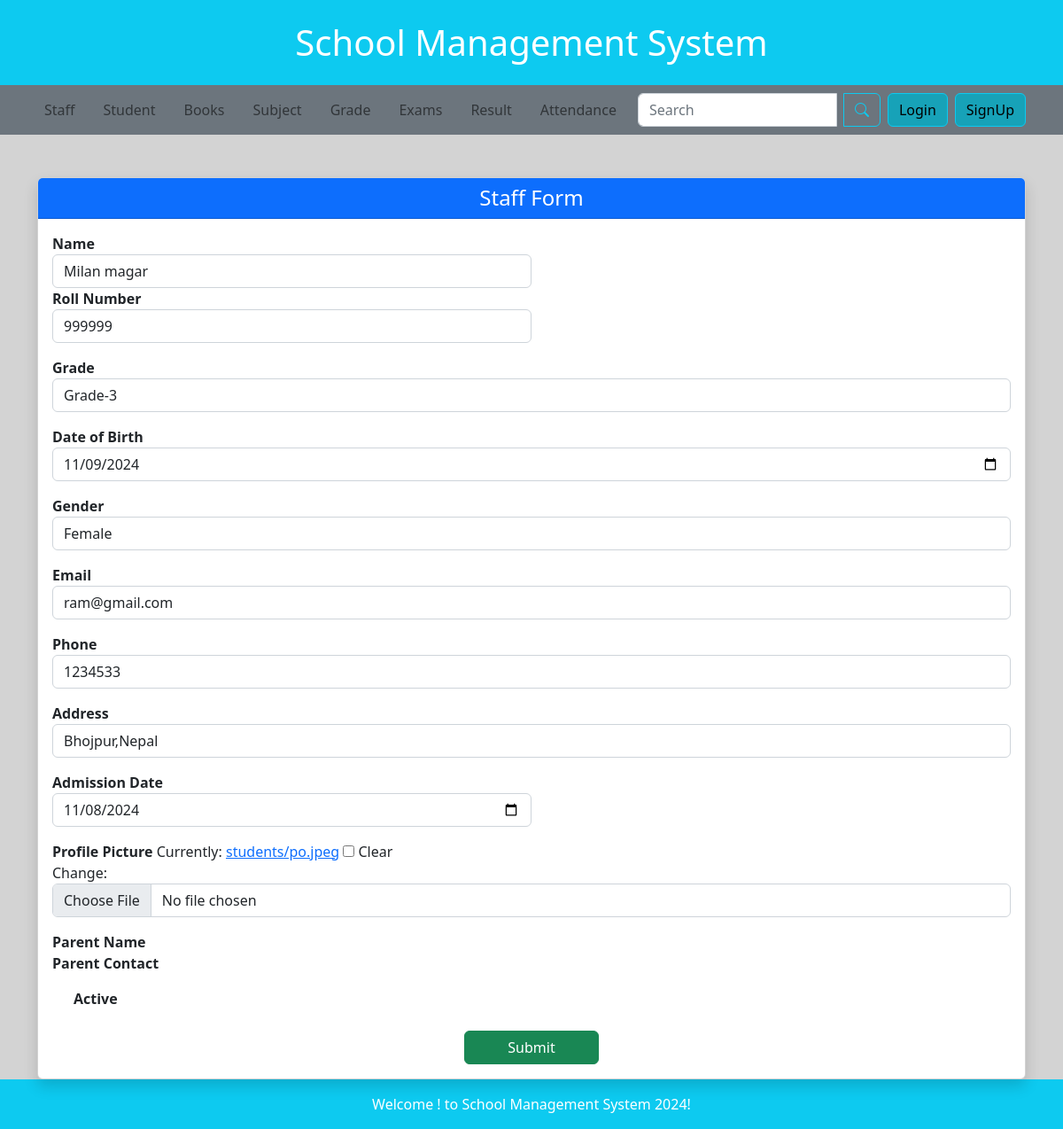
The page /student/2/update on the database its author committed.
### smsapp/models.py (models this page shows, shortened)
class DateTimeModel(models.Model):
    created_at = models.DateTimeField(auto_now_add=True)
    updated_at = models.DateTimeField(auto_now=True)
    class Meta:
        abstract = True  # This makes DateTimeModel an abstract base class

class Student(DateTimeModel):
    name = models.CharField(max_length=100)
    roll_number = models.CharField(max_length=10, unique=True)
    grade = models.ForeignKey(Grade, on_delete=models.CASCADE, related_name='students')
    date_of_birth = models.DateField()
    gender = models.CharField(max_length=10, choices=[('Male', 'Male'), ('Female', 'Female'), ('Other', 'Other')])
    email = models.EmailField(unique=True, blank=True, null=True)
    phone = models.CharField(max_length=15, blank=True, null=True)  # Changed to CharField
    address = models.CharField(max_length=255, blank=True, null=True)
    admission_date = models.DateField()
    profile_picture = models.ImageField(upload_to='students/', blank=True, null=True)
    parent_name = models.CharField(max_length=100, blank=True, null=True)
    parent_contact = models.CharField(max_length=15, blank=True, null=True)
    is_active = models.BooleanField(default=True)

### smsapp/views.py (the view, shortened to what this page needs)
# urls.py: path('student/<int:id>/update', StudentUpdateView.as_view(), name='student_update'),
class StudentUpdateView(TemplateView):
    template_name = "student/create.html"
    def get_context_data(self,*args, **kwargs):
        context = super().get_context_data(**kwargs)
        student_id = self.kwargs.get('id')
        student = Student.objects.get(id=student_id)
        context['form'] = StudentForm(instance=student)
        return context

### smsapp/models.py (called while the page is built)
    def __str__(self):
        return self.name

### templates/student/create.html (shortened to what this page needs)
{% extends 'home.html' %}
{% load static %}
{% block mainblock %}
<div class="container mt-5">
    <div class="card shadow">
        <div class="card-header bg-primary text-white text-center">
            <h4 class="mb-0">Staff Form</h4>
        </div>
        <div class="card-body">
            <form method="POST" enctype="multipart/form-data">
                <div class="form-row mb-3">
                    <div class="form-group col-md-6">
                        <label for="name" class="fw-bold">Name</label>
                        {{ form.name }}
                    </div>
                    <div class="form-group col-md-6">
                        <label for="role" class="fw-bold">Roll Number</label>
                        {{ form.roll_number }}
                    </div>
                </div>
                <div class="form-group mb-3">
                    <label for="subject" class="fw-bold">Grade</label>
                    {{ form.grade }}
                </div>
                <div class="form-group mb-3">
                    <label for="phone" class="fw-bold">Date of Birth</label>
                    {{ form.date_of_birth }}
                </div>
                <div class="form-group mb-3">
                    <label for="email" class="fw-bold">Gender</label>
                    {{ form.gender }}
                </div>
                <div class="form-group mb-3">
                    <label for="address" class="fw-bold">Email</label>
                    {{ form.email }}
                </div>
                <div class="form-group mb-3">
                    <label for="address" class="fw-bold">Phone</label>
                    {{ form.phone }}
                </div>
                <div class="form-group mb-3">
                    <label for="address" class="fw-bold">Address</label>
                    {{ form.address }}
                </div>
                <div class="form-row mb-3">
                    <div class="form-group col-md-6">
                        <label for="date_of_birth" class="fw-bold">Admission Date</label>
                        {{ form.admission_date }}
                    </div>
                </div>
                <div class="form-group mb-3">
                    <label for="profile_picture" class="fw-bold">Profile Picture</label>
                    {{ form.profile_picture }}
                </div>
                <div class="form-row mb-3">
                    <div class="form-group col-md-6">
                        <label for="qualification" class="fw-bold">Parent Name</label>
                    </div>
                    <div class="form-group col-md-6">
                        <label for="qualification" class="fw-bold">Parent Contact</label>
                    </div>
                </div>
                <div class="form-group form-check mb-3">
                    <label class="form-check-label fw-bold" for="is_active">
                        Active
                    </label>
                </div>
                <div class="text-center mt-4">
                    <button type="submit" class="btn btn-success px-5">Submit</button>
                </div>
            </form>
        </div>
    </div>
</div>
{% endblock %}

### templates/home.html (style rules this page uses)
body { background-color: lightgray; }

### rows shown on the page
Student: name "Milan magar", roll_number "999999", grade "Grade-3", date_of_birth "11/09/2024", gender "Female", email "ram@gmail.com", phone "1234533", address "Bhojpur,Nepal", admission_date "11/08/2024"
